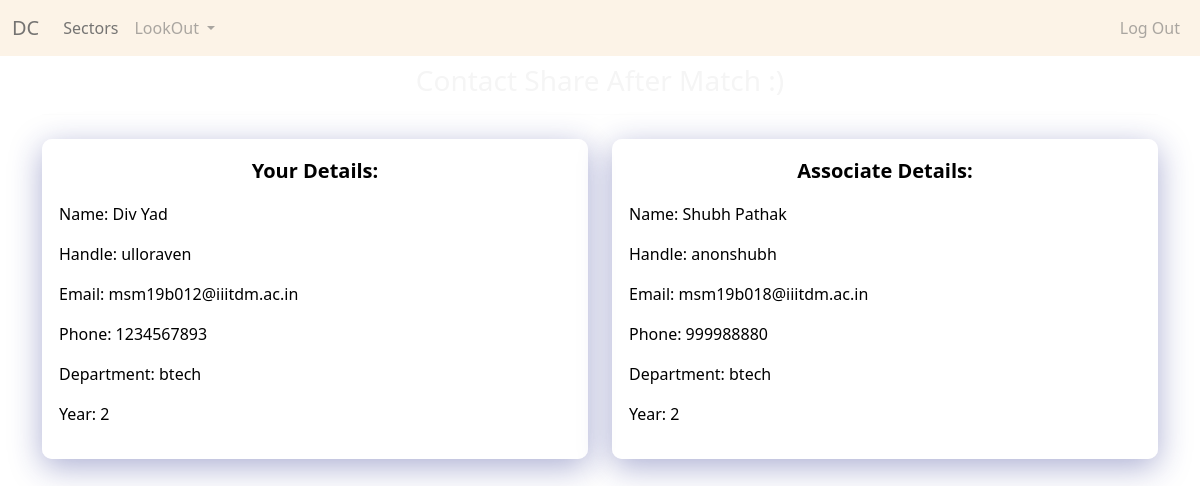
The page /view-contact-sender/13/ (signed in) on the database its author committed.
### profiles/models.py (models this page shows, shortened)
class User(AbstractUser):
    pass

class UserInfo(models.Model):
    user = models.OneToOneField(User,on_delete=models.CASCADE,related_name='info')
    age = models.PositiveIntegerField()
    gender = models.CharField(max_length=10)
    phone = models.PositiveIntegerField(unique=True)
    department = models.CharField(max_length=56)
    year = models.IntegerField()
    created_at = models.DateTimeField(auto_now=True)
    modified_at = models.DateTimeField(auto_now_add=True)
    is_restricted = models.BooleanField(default=False)

### connect/views.py (the view)
# urls.py: path('view-contact-sender/<int:id>/',views.view_contact_after_match_sender,name='view-contact-sender'),
@login_required
def view_contact_after_match_sender(request,id):
    req_obj = get_object_or_404(Request,pk=id)
    if req_obj.deleted:
        raise PermissionDenied()
    if (request.user.info.year != 1):
        if (req_obj.is_first_year_req):
            raise PermissionDenied()
    if (request.user.info.year == 1):
        if not (req_obj.is_first_year_req):
            raise PermissionDenied()
    if(req_obj.match_with_same_gender):
        if(request.user.info.gender != req_obj.requester.info.gender):
            raise PermissionDenied()
    final_req_obj,created1 = FinalMatchingRequest.objects.get_or_create(request=req_obj)
    final_req_users = final_req_obj.final_req_users.all()
    if not (request.user in final_req_users):
        messages.error(request,"You have Not Matched!")
        raise PermissionDenied()
    context = {
        'requester':req_obj.requester,
        'requesting':request.user
    }
    return render(request,'connect/contact-sharing.html',context=context)

### connect/templates/connect/contact-sharing.html
{% extends 'base.html' %}
{% block content %}
<h3 class="text-center mt-2">Contact Share After Match :)</h3>
<hr>
<div class="row">
    <div class="col-lg-6 col-sm-12 my-2">
        <div class="card glass-container">
            <div class="card-body">
             <p class="lead text-center fw-bolder card-blackcolor">Your Details:</p>
             <p class="card-blackcolor">Name: {{requesting.first_name}} {{requesting.last_name}}</p>
             <p class="card-blackcolor">Handle: {{requesting.username}}</p>
             <p class="card-blackcolor">Email: {{requesting.email}}</p>
             <p class="card-blackcolor">Phone: {{requesting.info.phone}}</p>
             <p class="card-blackcolor">Department: {{requesting.info.department}}</p>
             <p class="card-blackcolor">Year: {{requesting.info.year}}</p>
            </div>
          </div>
    </div>
    <div class="col-lg-6 col-sm-12 my-2">
        <div class="card glass-container">
            <div class="card-body">
            <p class="lead text-center fw-bolder card-blackcolor">Associate Details:</p>
            <p class="card-blackcolor">Name: {{requester.first_name}} {{requester.last_name}}</p>
            <p class="card-blackcolor">Handle: {{requester.username}}</p>
            <p class="card-blackcolor">Email: {{requester.email}}</p>
            <p class="card-blackcolor">Phone: {{requester.info.phone}}</p>
            <p class="card-blackcolor">Department: {{requester.info.department}}</p>
            <p class="card-blackcolor">Year: {{requester.info.year}}</p>
            </div>
          </div>
    </div>
</div>
{% endblock %}

### static/css/style.css (style rules this page uses)
* { margin: 0; padding: 0; border: 0; font-size: 100%; box-sizing: border-box; color: whitesmoke; }
body { background-image: url('https://ik.imagekit.io/oyjag5asj/image_3mP0GSYNY.jpg'); background-repeat: no-repeat; background-size: cover; background-attachment: fixed; }
.glass-container { background: rgba(255, 255, 255, 0.657); box-shadow: 0 8px 32px 0 rgba( 31, 38, 135, 0.37 ); border-radius: 10px; border: 1px solid rgba( 255, 255, 255, 0.18 ); }
.card-blackcolor { color: black; }

### rows shown on the page
User: first_name "Div", last_name "Yad", username "ulloraven", email "msm19b012@iiitdm.ac.in", info.phone "1234567893", info.department "btech", info.year "2"
User: first_name "Shubh", last_name "Pathak", username "anonshubh", email "msm19b018@iiitdm.ac.in", info.phone "999988880", info.department "btech", info.year "2"
